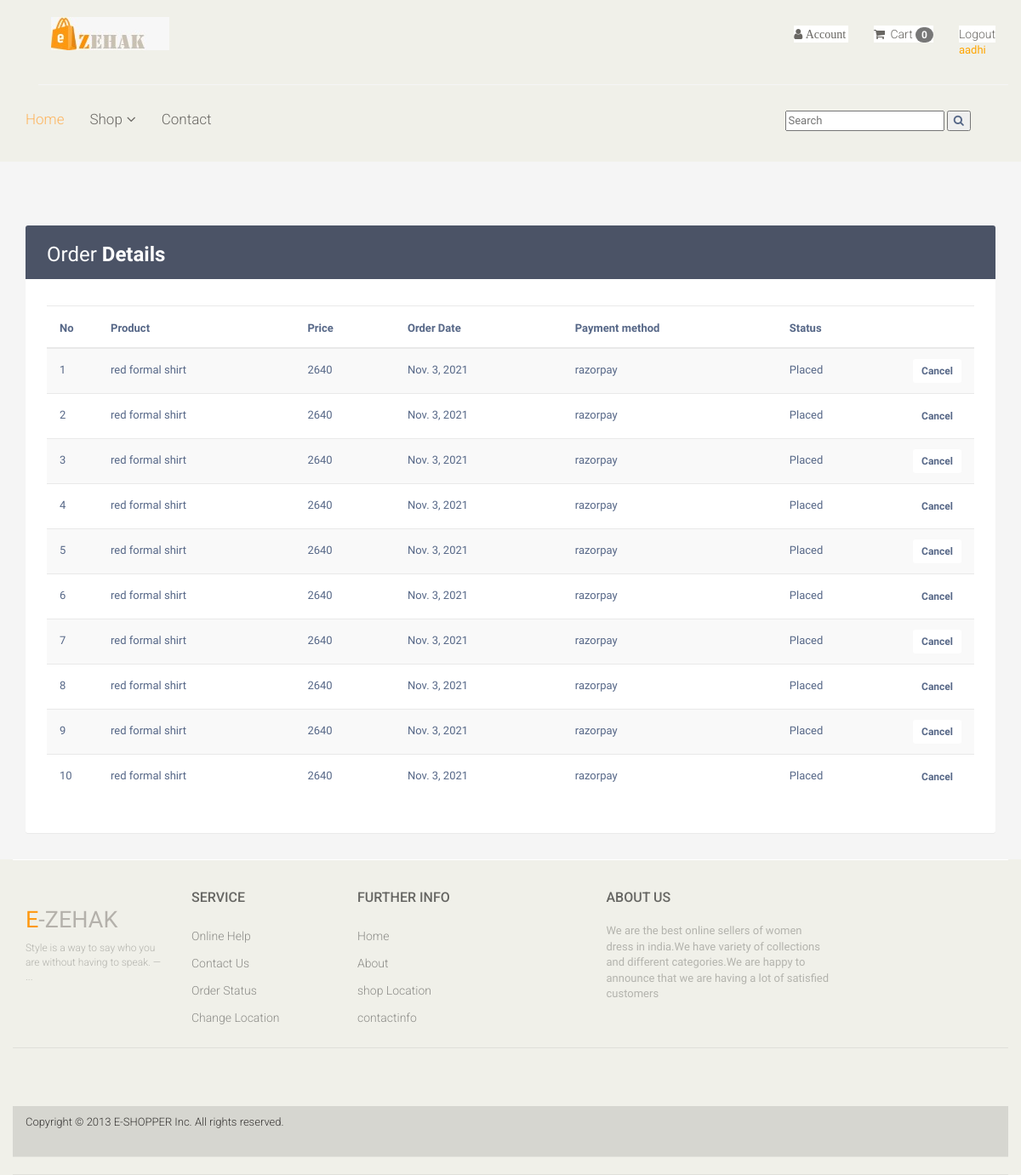
The app's page /myorder (signed in), older data.
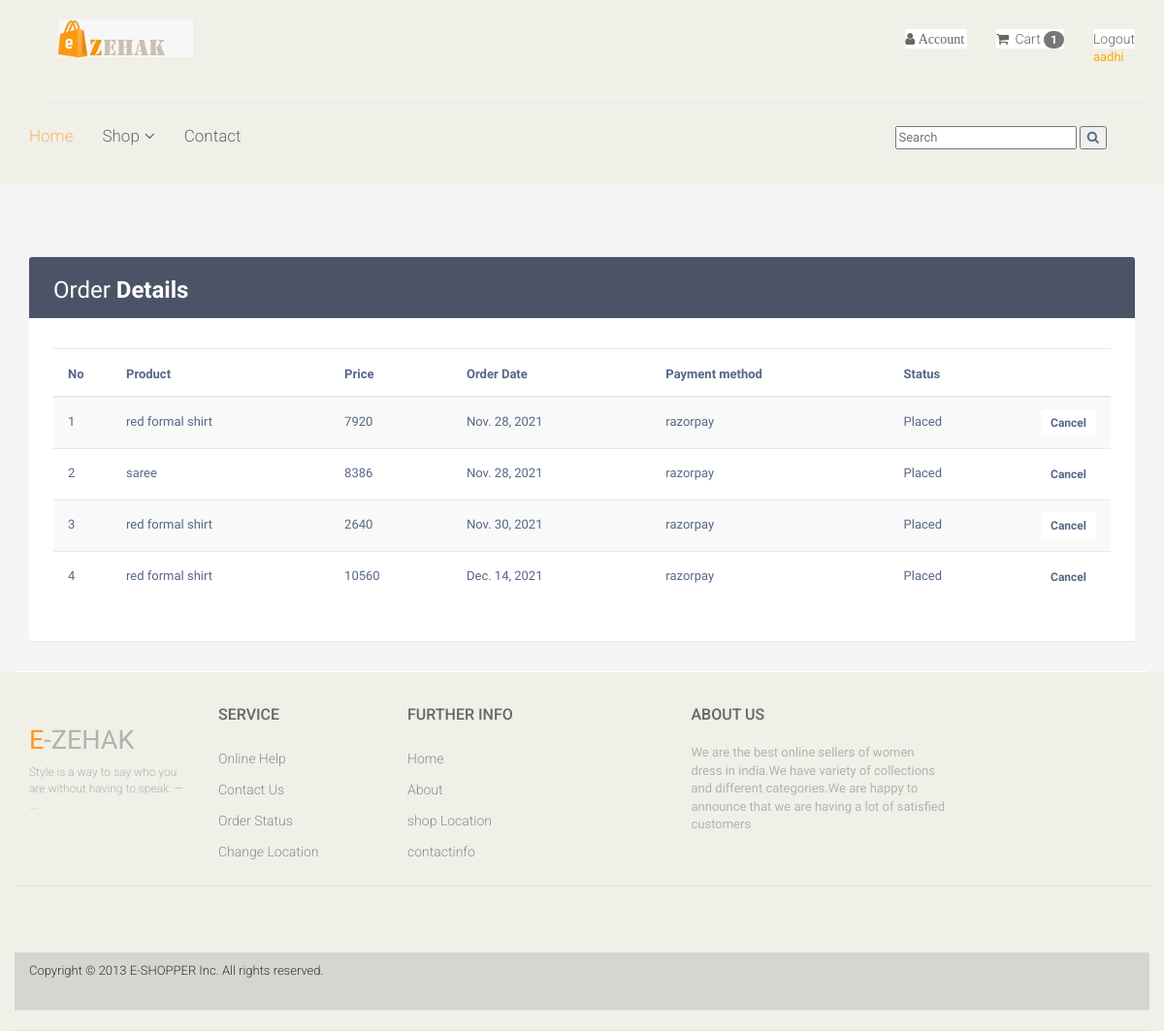
The same page, newer data.
### zehak/models.py (models this page shows, shortened)
class Order(models.Model):
    STATUS = {
        ('Placed','Placed'),
        ('Cancelled','Cancelled'),
        ('Shipped','Shipped'),
        ('Delivered','Delivered'),
        ('Returned','Returned')
    }
    PAYMENT_STATUS = {
        ('Success','Success'),
        ('Failed','Failed'),
        ('Pending','Pending'),
    }
    user = models.ForeignKey(User,on_delete=models.CASCADE)
    item = models.ForeignKey(Product,on_delete=models.CASCADE)
    order_id = models.UUIDField(default=uuid.uuid4, unique=True, db_index=True, editable=False)
    price = models.IntegerField()
    address = models.ForeignKey(Address,on_delete=models.CASCADE,null=True)
    order_date = models.DateField(auto_now_add=True)
    order_time = models.TimeField(auto_now_add=True)
    status = models.CharField(max_length=20,choices=STATUS,default='Placed')
    payment_status = models.CharField(max_length=20,choices=PAYMENT_STATUS,default='Success')
    pay_method = models.CharField(max_length=100,default=100)

### week8/models.py (models this page shows, shortened)
class Product(models.Model):
    image1 = models.ImageField(upload_to='photos/productimages')
    image2 = models.ImageField(upload_to='photos/productimages')
    image3 = models.ImageField(upload_to='photos/productimages',blank=True)
    image4 = models.ImageField(upload_to='photos/productimages',blank=True)
    brand = models.CharField(max_length=50)
    productname = models.CharField(max_length=50,unique=True)
    category = models.ForeignKey(Category,on_delete=models.CASCADE)
    price = models.IntegerField()
    offers = models.IntegerField(default=0)
    newprice = models.IntegerField(default=0)
    size = models.ManyToManyField(Size, default='s')
    stock = models.IntegerField()

### zehak/views.py (the view)
# urls.py: path('myorder',views.myorder,name='myorder'),
def myorder(request):
    user=request.user
    order = Order.objects.filter(user=user)
    context = {
        'user': user,
        'order' : order,
        }
    return render(request,"user/myorder.html",context)

### zehak/context_processor.py (called while the page is built)
def counter(request):
    cart_count = 0
    if 'admin' in request.path:
        return {}
    else:
        try:
            cart_items = CartItem.objects.all().filter(user=request.user)
            for cart_item in cart_items:
                cart_count += 1
        except TypeError:
            cart_count = 0
    return dict(cart_count=cart_count)

### templates/user/myorder.html (shortened to what this page needs)
{% load static %}
<!DOCTYPE html>
<html lang="en">
<head>
    <link href="{% static 'user/css/bootstrap.min.css' %}" rel="stylesheet">
    <link href="{% static 'user/css/font-awesome.min.css' %}" rel="stylesheet">
    <link href="{% static 'user/css/prettyPhoto.css' %}" rel="stylesheet">
    <link href="{% static 'user/css/price-range.css' %}" rel="stylesheet">
    <link href="{% static 'user/css/animate.css' %}" rel="stylesheet">
	<link href="{% static 'user/css/main.css' %}" rel="stylesheet">
	<link href="{% static 'user/css/responsive.css' %}" rel="stylesheet">
	<link rel="stylesheet" href="https://maxcdn.bootstrapcdn.com/font-awesome/4.7.0/css/font-awesome.min.css">
	<link rel="stylesheet" href="https://maxcdn.bootstrapcdn.com/bootstrap/3.3.7/css/bootstrap.min.css">
</head>
<body>
	<header id="header">
		<div class="header_top">
			<div class="container">
				<div class="row">
					<div class="col-sm-6">
						<div class="contactinfo">
							<ul class="nav nav-pills">
		<div class="header-middle">
			<div class="container">
				<div class="row">
					<div class="col-md-4 clearfix">
						<div class="logo pull-left">
							<a href=""><img src="{% static 'user/images/home/zehak.jpeg' %}"alt="" /></a>
						</div>
					</div>
					<div class="col-md-8 clearfix">
						<div class="shop-menu clearfix pull-right">
							<ul class="nav navbar-nav">
								<li class="dropdown"><a href=""><i class="fa fa-user"> Account</i>
								</a>
								</li>
								<li><a href="{% url 'cart'  %}"><i class="fa fa-shopping-cart"></i> Cart
									<span class='badge badge-warning' id='lblCartCount'>{{ cart_count }}</span>
								</a></li>
								{% if user.is_authenticated %}
								  <li><a href="{% url 'logout' %}">Logout</a><p style="color: orange;">{{user.username}}</p></li>
								{% else %}
								 <li><a href="userlogin"><i class="fa fa-lock"></i>Login</a></li>
								 <li><a href="register">register</a></li>
								{% endif %}
							</ul>
						</div>
					</div>
				</div>
			</div>
		</div>
		<div class="header-bottom">
			<div class="container">
				<div class="row">
					<div class="col-sm-9">
						<div class="mainmenu pull-left">
							<ul class="nav navbar-nav collapse navbar-collapse">
								<li><a href="/" class="active">Home</a></li>
								<li class="dropdown"><a href="#">Shop<i class="fa fa-angle-down"></i></a>
                                </li>
								<li><a href="">Contact</a></li>
							</ul>
						</div>
					</div>
					<div class="col-sm-3">
						<form action="{% url 'search' %}" method="GET">
						<div><span>
							<input type="text" name="keyword" placeholder="Search"/>
						<button type="submit">
							<i class="fa fa-search" aria-hidden="true"></i>
						</button>
					</span>
					</div>
					</form>
					</div>
				</div>
			</div>
		</div>
	</header>
	<section id="slider">
	</section>
	<div class="container">
        <div class="table-wrapper">
            <div class="table-title">
                <div class="row">
                    <div class="col-sm-4">
						<h2>Order <b>Details</b></h2>
					</div>
					<div class="col-sm-8">
					</div>
                </div>
            </div>
			<div class="table-filter">
				<div class="row">
                    <div class="col-sm-3">
					</div>
                </div>
			</div>
            <table class="table table-striped table-hover">
                <thead>
                    <tr>
                        <th>No</th>
                        <th>Product</th>
						<th>Price</th>
						<th>Order Date</th>
                        <th>Payment method</th>
						<th>Status</th>
						<th>    </th>
                    </tr>
                </thead>
                <tbody>
                    {% for order in order %}
                    <tr>
                        <td>{{ forloop.counter }}</td>
                        <td>{{ order.item.productname }}</td>
						<td>{{ order.price }}</td>
                        <td>{{ order.order_date }}</td>
						<td><span >{{ order.pay_method }}</span></td>
						<td>{{ order.status }}</td>
						<td><button class="btn btn-sm btn-danger" ><a href="{% url 'delete_order' order.id %}">Cancel</a></button></td>
                    </tr>
                    {% endfor %}
                </tbody>
            </table>
        </div>
    </div>
	<section>
		<div class="container">
			<div class="row">
				<div class="col-sm-3">
				</div>
				<div class="col-sm-9 padding-right">
					</div>
				</div>
			</div>
	</section>
	<footer id="footer">
		<div class="footer-top">
			<div class="container">
				<div class="row">
					<div class="col-sm-2">
						<div class="companyinfo">
							<h2><span>e</span>-ZEHAK</h2>
							<p>Style is a way to say who you are without having to speak. — ...</p>
						</div>
					</div>
		<div class="footer-widget">
			<div class="container">
				<div class="row">
					<div class="col-sm-2">
						<div class="single-widget">
							<h2>Service</h2>
							<ul class="nav nav-pills nav-stacked">
								<li><a href="#">Online Help</a></li>
								<li><a href="#">Contact Us</a></li>
								<li><a href="#">Order Status</a></li>
								<li><a href="#">Change Location</a></li>
							</ul>
						</div>
					</div>
					<div class="col-sm-2">
						<div class="single-widget">
							<h2>Further info</h2>
							<ul class="nav nav-pills nav-stacked">
								<li><a href="#">Home</a></li>
								<li><a href="#">About</a></li>
								<li><a href="#">shop Location</a></li>
								<li><a href="#">contactinfo</a></li>
							</ul>
						</div>
					</div>
					<div class="col-sm-3 col-sm-offset-1">
						<div class="single-widget">
							<h2>About Us</h2>
							<p style="color:#B3B3AD;">We are the best online sellers of women dress in india.We have variety of collections and different categories.We are happy to announce that we are having a lot of satisfied customers</p>
						</div>
					</div>
				</div>
			</div>
		</div>
		<div class="footer-bottom">
			<div class="container">
				<div class="row">
					<p class="pull-left">Copyright © 2013 E-SHOPPER Inc. All rights reserved.</p>
				</div>
			</div>
		</div>
	</footer>
</body>
</html>
<!-- {% load static %}

### static/user/css/main.css (style rules this page uses)
body { font-family: 'Roboto', sans-serif; position: relative; font-weight: 400px; }
ul li { list-style: none; }
a { -webkit-transition: 300ms; transition: 300ms; }
h1, h2, h3, h4, h5, h6 { font-family: 'Roboto', sans-serif; }
.header_top { background: none repeat scroll 0 0 #F0F0E9; }
.contactinfo ul li:first-child { margin-left: -15px; }
.contactinfo ul li a { font-size: 12px; color: #696763; font-family: 'Roboto', sans-serif; }
.header-middle .container .row { border-bottom: 1px solid #f5f5f5; margin-left: 0; margin-right: 0; padding-bottom: 20px; padding-top: 20px; }
.shop-menu ul li { display: inline-block; padding-left: 15px; padding-right: 15px; }
.shop-menu ul li:last-child { padding-right: 0; }
.shop-menu ul li a { background: #FFFFFF; color: #696763; font-family: 'Roboto', sans-serif; font-size: 14px; font-weight: 300; padding: 0; padding-right: 0; margin-top: 10px; }
.shop-menu ul li a i { margin-right: 3px; }
.header-bottom { padding-bottom: 30px; padding-top: 30px; }
.navbar-collapse.collapse { padding-left: 0; }
.mainmenu ul li { padding-right: 15px; padding-left: 15px; }
.mainmenu ul li:first-child { padding-left: 0px; }
.mainmenu ul li a { color: #696763; font-family: 'Roboto', sans-serif; font-size: 17px; font-weight: 300; padding: 0; padding-bottom: 10px; }
.mainmenu ul li a:hover, .mainmenu ul li a.active, .shop-menu ul li a.active { background: none; color: #fdb45e; }
.navbar-nav li ul.sub-menu li a { color: #fff; }
.fa-angle-down { padding-left: 5px; }
#footer { background: #F0F0E9; }
.footer-top .container { border-bottom: 1px solid #E0E0DA; padding-bottom: 20px; }
.companyinfo { margin-top: 57px; }
.companyinfo h2 { color: #B4B1AB; font-family: abel; font-size: 27px; text-transform: uppercase; }
.companyinfo h2 span { color: #FE980F; }
.companyinfo p { color: #B3B3AD; font-family: 'Roboto', sans-serif; font-size: 12px; font-weight: 300; }
.footer-top .col-sm-3 { overflow: hidden; }
.footer-widget { margin-bottom: 68px; }
.footer-widget .container { border-top: 1px solid #FFFFFF; padding-top: 15px; }
.single-widget h2 { color: #666663; font-family: 'Roboto', sans-serif; font-size: 16px; font-weight: 500; margin-bottom: 22px; text-transform: uppercase; }
.single-widget ul li a { color: #8C8C88; font-family: 'Roboto', sans-serif; font-size: 14px; font-weight: 300; padding: 5px 0; }
.footer-bottom { background: #D6D6D0; padding-top: 10px; }
.footer-bottom p { color: #363432; font-family: 'Roboto', sans-serif; font-weight: 300; margin-left: 15px; }
#slider { padding-bottom: 45px; }
.padding-right { padding-right: 0; }

### templates/user/myorder.html (style rules this page uses)
.dropdown { position: relative; display: inline-block; }
body { color: #566787; background: #f5f5f5; font-family: 'Varela Round', sans-serif; font-size: 13px; }
.table-wrapper { background: #fff; padding: 20px 25px; margin: 30px auto; border-radius: 3px; box-shadow: 0 1px 1px rgba(0,0,0,.05); }
.table-wrapper .btn { float: right; color: #333; background-color: #fff; border-radius: 3px; border: none; outline: none !important; margin-left: 10px; }
.table-title { color: #fff; background: #4b5366; padding: 16px 25px; margin: -20px -25px 10px; border-radius: 3px 3px 0 0; }
.table-title h2 { margin: 5px 0 0; font-size: 24px; }
.table-filter { padding: 5px 0 15px; border-bottom: 1px solid #e9e9e9; margin-bottom: 5px; }
table.table tr th, table.table tr td { border-color: #e9e9e9; padding: 12px 15px; vertical-align: middle; }
table.table tr th:first-child { width: 60px; }
table.table tr th:last-child { width: 80px; }
table.table-striped tbody tr:nth-of-type(odd) { background-color: #fcfcfc; }
table.table td a { font-weight: bold; color: #566787; display: inline-block; text-decoration: none; }

Row changes from the older to the newer data that the page shows:
removed Order: item.productname "red formal shirt", price "2640", order_date "Nov. 3, 2021", pay_method "razorpay", status "Placed"
removed Order: item.productname "red formal shirt", price "2640", order_date "Nov. 3, 2021", pay_method "razorpay", status "Placed"
removed Order: item.productname "red formal shirt", price "2640", order_date "Nov. 3, 2021", pay_method "razorpay", status "Placed"
removed Order: item.productname "red formal shirt", price "2640", order_date "Nov. 3, 2021", pay_method "razorpay", status "Placed"
removed Order: item.productname "red formal shirt", price "2640", order_date "Nov. 3, 2021", pay_method "razorpay", status "Placed"
removed Order: item.productname "red formal shirt", price "2640", order_date "Nov. 3, 2021", pay_method "razorpay", status "Placed"
removed Order: item.productname "red formal shirt", price "2640", order_date "Nov. 3, 2021", pay_method "razorpay", status "Placed"
removed Order: item.productname "red formal shirt", price "2640", order_date "Nov. 3, 2021", pay_method "razorpay", status "Placed"
removed Order: item.productname "red formal shirt", price "2640", order_date "Nov. 3, 2021", pay_method "razorpay", status "Placed"
removed Order: item.productname "red formal shirt", price "2640", order_date "Nov. 3, 2021", pay_method "razorpay", status "Placed"
added Order: item.productname "red formal shirt", price "7920", order_date "Nov. 28, 2021", pay_method "razorpay", status "Placed"
added Order: item.productname "saree", price "8386", order_date "Nov. 28, 2021", pay_method "razorpay", status "Placed"
added Order: item.productname "red formal shirt", price "2640", order_date "Nov. 30, 2021", pay_method "razorpay", status "Placed"
added Order: item.productname "red formal shirt", price "10560", order_date "Dec. 14, 2021", pay_method "razorpay", status "Placed"
Text that changed along with them:
{{ cart_count }}: "0" → "1"
